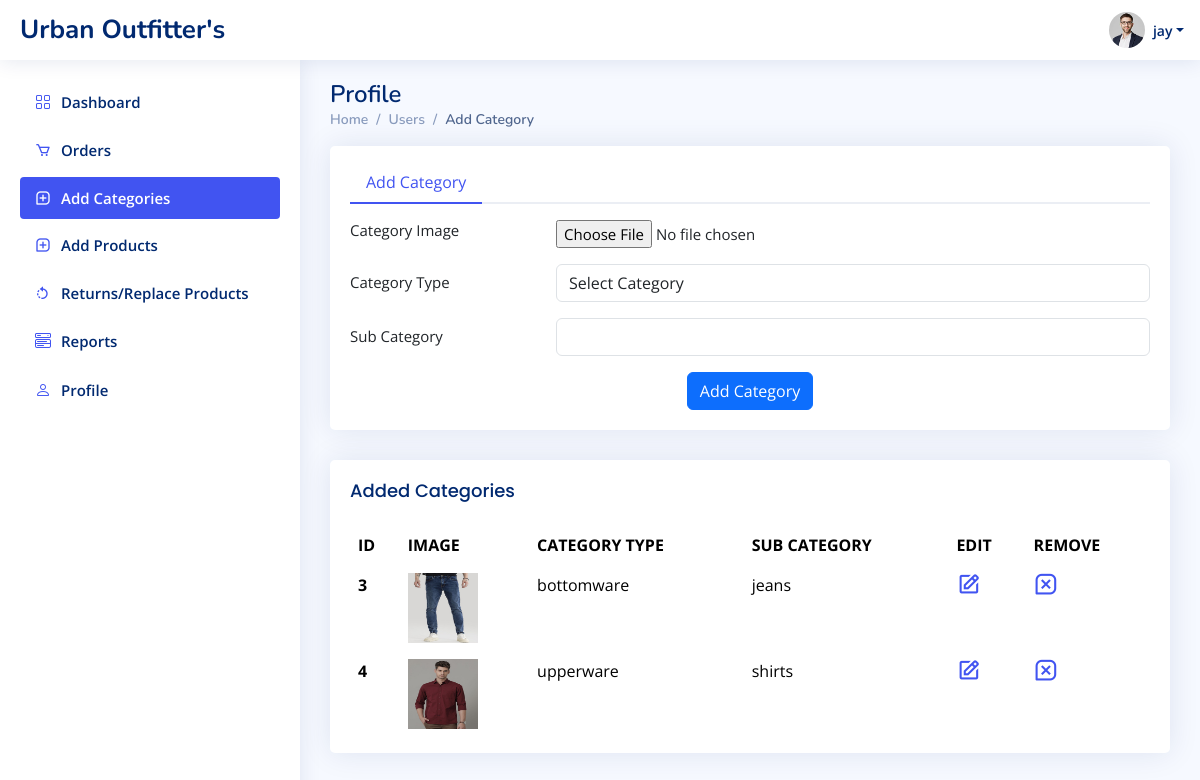
Screenshot of /admin/pages/add_category.php (signed in) with the database file from the repository.
### tables this page shows
CREATE TABLE `product_sub_category` (
  `sub_category_id` int(5) NOT NULL,
  `category_id` int(5) NOT NULL,
  `sub_category_name` varchar(50) NOT NULL,
  `sub_category_image` varchar(255) NOT NULL,
  `date` date NOT NULL,
  `is_deleted` tinyint(1) DEFAULT 0
);

CREATE TABLE `product_category` (
  `category_id` int(5) NOT NULL,
  `category` varchar(20) NOT NULL
);

### admin/pages/add_category.php (the view, shortened to what this page needs)
<?php
include_once("../connection.php");
?>
<!DOCTYPE html>
<html lang="en">
<head>
    <link href="../assets//vendor/bootstrap/css/bootstrap.min.css" rel="stylesheet">
    <link href="../assets/vendor/bootstrap-icons/bootstrap-icons.css" rel="stylesheet">
    <link href="../assets/vendor/boxicons/css/boxicons.min.css" rel="stylesheet">
    <link href="../assets/vendor/quill/quill.snow.css" rel="stylesheet">
    <link href="../assets/vendor/quill/quill.bubble.css" rel="stylesheet">
    <link href="../assets/vendor/remixicon/remixicon.css" rel="stylesheet">
    <link href="../assets/vendor/simple-datatables/style.css" rel="stylesheet">
    <link href="../assets/css/style.css" rel="stylesheet">
</head>
<body>
    <?php
    include_once('../include/admin_header.php');
    ?>
    <?php
    include_once('../include/admin_sidebar.php');
    ?>
    <main id="main" class="main">
        <div class="pagetitle">
            <h1>Profile</h1>
            <nav>
                <ol class="breadcrumb">
                    <li class="breadcrumb-item"><a href="index.php">Home</a></li>
                    <li class="breadcrumb-item">Users</li>
                    <li class="breadcrumb-item active">Add Category</li>
                </ol>
            </nav>
        </div>
        <section class="section profile">
            <div class="row">
                <div class="col-xl-12">
                    <div class="card">
                        <div class="card-body pt-3">
                            <ul class="nav nav-tabs nav-tabs-bordered">
                                <li class="nav-item">
                                    <button class="nav-link active" data-bs-toggle="tab" data-bs-target="#profile-overview">Add Category</button>
                                </li>
                            </ul>
                            <div class="tab-content pt-2">
                                <div class="tab-pane fade show active profile-overview" id="profile-overview">
                                    <form method="post" action="sub_category_impl.php" enctype="multipart/form-data">
                                        <div class="row mb-3">
                                            <label for="profileImage" class="col-md-4 col-lg-3 col-form-label">Category Image</label>
                                            <div class="col-md-8 col-lg-9">
                                                <div class="pt-2">
                                                    <input type="file" name="category_image" id="">
                                                </div>
                                            </div>
                                        </div>
                                        <div class="row mb-3">
                                            <label for="category_type" class="col-md-4 col-lg-3 col-form-label">Category Type</label>
                                            <div class="col-md-8 col-lg-9">
                                                <select name="category_type" id="categoryType" class="form-control">
                                                    <option selected>Select Category</option>
                                                </select>
                                            </div>
                                        </div>
                                        <div class="row mb-3">
                                            <label for="fullName" class="col-md-4 col-lg-3 col-form-label">Sub Category</label>
                                            <div class="col-md-8 col-lg-9">
                                                <input name="sub_category" type="text" class="form-control" id="fullName" value="">
                                            </div>
                                        </div>
                                        <div class="text-center">
                                            <button type="submit" class="btn btn-primary" name="submit">Add Category</button>
                                        </div>
                                    </form>
                                </div>
                            </div>
                        </div>
                    </div>
                </div>
        </section>
        <div class="col-12">
            <div class="card top-selling overflow-auto">
                <div class="card-body pb-0">
                    <h5 class="card-title">Added Categories</h5>
                    <table class="table table-borderless">
                        <thead>
                            <tr>
                                <th scope="col">ID</th>
                                <th scope="col">IMAGE</th>
                                <th scope="col">CATEGORY TYPE</th>
                                <th scope="col">SUB CATEGORY</th>
                                <th scope="col">EDIT</th>
                                <th scope="col">REMOVE</th>
                            </tr>
                        </thead>
                        <tbody>
                            <?php
                            $selected_categories = mysqli_query($conn, "SELECT product_sub_category.*, product_category.category
                                            FROM product_sub_category
                                            JOIN product_category ON product_sub_category.category_id = product_category.category_id
                                            WHERE product_sub_category.is_deleted = 0");
                            if (mysqli_num_rows($selected_categories) > 0) {
                                while ($row = mysqli_fetch_assoc($selected_categories)) {
                            ?>
                                    <tr>
                                        <th><?php echo $row['sub_category_id']; ?></th>
                                        <th scope="row"><img src="../uploaded_images/category/<?php echo $row['sub_category_image']; ?>" alt="Category Image not load" style="height: 70px; width: 70px;"></th>
                                        <td><?php echo $row['category']; ?></td>
                                        <td><?php echo $row['sub_category_name']; ?></td>
                                        <td>
                                            <a href="./update_category.php?edit=<?php echo $row['sub_category_id']; ?>" style="height: 50px;">
                                                <i class='bx bx-edit bx-sm'></i>
                                            </a>
                                        </td>
                                        <td>
                                            <a href="./add_category.php?delete=<?php echo $row['sub_category_id']; ?>" style="height: 50px;">
                                                <i class='bx bx-message-square-x bx-sm'></i>
                                            </a>
                                        </td>
                                    </tr>
                            <?php
                                }
                            }
                            ?>
                        </tbody>
                    </table>
                </div>
            </div>
        </div>
    </main>
</body>
</html>

### admin/include/admin_header.php (shortened to what this page needs)
<header id="header" class="header fixed-top d-flex align-items-center">
    <div class="d-flex align-items-center justify-content-between">
        <a href="index.php" class="logo d-flex align-items-center">
            <span class="d-none d-lg-block">Urban Outfitter's</span>
        </a>
    </div>
    <nav class="header-nav ms-auto">
        <ul class="d-flex align-items-center">
            <li class="nav-item dropdown pe-3">
                <?php
                if (isset($_SESSION['admin_name'])) {
                ?>
                    <a class="nav-link nav-profile d-flex align-items-center pe-0" href="#" data-bs-toggle="dropdown">
                        <img src="../assets/img/profile-img.jpg" alt="Profile" class="rounded-circle">
                        <span class="d-none d-md-block dropdown-toggle ps-2"><?php echo "$_SESSION[admin_name]"; ?></span>
                    </a>
                <?php
                }
                ?>
            </li>
        </ul>
    </nav>
</header>

### admin/include/admin_sidebar.php
<aside id="sidebar" class="sidebar">
    <ul class="sidebar-nav" id="sidebar-nav">
        <li class="nav-item">
            <a class="nav-link <?= (basename($_SERVER['PHP_SELF']) == 'index.php') ? 'active' : ''; ?>" href="admin_index.php">
                <i class="bi bi-grid"></i>
                <span>Dashboard</span>
            </a>
        </li>
        <li class="nav-item">
            <a class="nav-link <?= (basename($_SERVER['PHP_SELF']) == 'orders.php') ? 'active' : ''; ?>" href="orders.php">
                <i class='bx bx-cart'></i><span>Orders</span></i>
            </a>
        </li>
        <li class="nav-item">
            <a class="nav-link <?= (basename($_SERVER['PHP_SELF']) == 'add_category.php') ? 'active' : ''; ?>" href="add_category.php">
                <i class='bx bx-message-square-add'></i><span>Add Categories</span></i>
            </a>
        </li>
        <li class="nav-item">
            <a class="nav-link <?= (basename($_SERVER['PHP_SELF']) == 'add_products.php') ? 'active' : ''; ?>" href="add_products.php">
                <i class='bx bx-message-square-add'></i><span>Add Products</span></i>
            </a>
        </li>
        <li class="nav-item">
            <a class="nav-link <?= (basename($_SERVER['PHP_SELF']) == 'returns_replace.php') ? 'active' : ''; ?>" href="returns_replace.php">
                <i class='bx bx-rotate-left'></i><span>Returns/Replace Products</span></i>
            </a>
        </li>
        <li class="nav-item">
            <a class="nav-link <?= (basename($_SERVER['PHP_SELF']) == 'reports.php') ? 'active' : ''; ?>" href="reports.php">
                <i class="bi bi-menu-button-wide"></i><span>Reports</span></i>
            </a>
        </li>
        <li class="nav-item">
            <a class="nav-link <?= (basename($_SERVER['PHP_SELF']) == 'admin_profile.php') ? 'active' : ''; ?>" href="admin_profile.php">
                <i class="bi bi-person"></i>
                <span>Profile</span>
            </a>
        </li>
    </ul>
</aside>

### admin/assets/css/style.css (style rules this page uses)
:root { scroll-behavior: smooth; }
body { font-family: "Open Sans", sans-serif; background: #f6f9ff; color: #444444; }
a { color: #4154f1; text-decoration: none; }
h1, h2, h3, h4, h5, h6 { font-family: "Nunito", sans-serif; }
#main { margin-top: 60px; padding: 20px 30px; transition: all 0.3s; }
.pagetitle { margin-bottom: 10px; }
.pagetitle h1 { font-size: 24px; margin-bottom: 0; font-weight: 600; color: #012970; }
.card { margin-bottom: 30px; border: none; border-radius: 5px; box-shadow: 0px 0 30px rgba(1, 41, 112, 0.1); }
.card-title { padding: 20px 0 15px 0; font-size: 18px; font-weight: 500; color: #012970; font-family: "Poppins", sans-serif; }
.card-body { padding: 0 20px 20px 20px; }
.breadcrumb { font-size: 14px; font-family: "Nunito", sans-serif; color: #899bbd; font-weight: 600; }
.breadcrumb a { color: #899bbd; transition: 0.3s; }
.breadcrumb .breadcrumb-item::before { color: #899bbd; }
.breadcrumb .active { color: #51678f; font-weight: 600; }
.nav-tabs-bordered { border-bottom: 2px solid #ebeef4; }
.nav-tabs-bordered .nav-link { margin-bottom: -2px; border: none; color: #2c384e; }
.nav-tabs-bordered .nav-link.active { background-color: #fff; color: #4154f1; border-bottom: 2px solid #4154f1; }
.logo { line-height: 1; }
@media (min-width: 1200px) { .logo { width: 280px; } }
.logo span { font-size: 26px; font-weight: 700; color: #012970; font-family: "Nunito", sans-serif; }
.header { transition: all 0.5s; z-index: 997; height: 60px; box-shadow: 0px 2px 20px rgba(1, 41, 112, 0.1); background-color: #fff; padding-left: 20px; }
.header-nav ul { list-style: none; }
.header-nav>ul { margin: 0; padding: 0; }
.header-nav .nav-profile { color: #012970; }
.header-nav .nav-profile img { max-height: 36px; }
.header-nav .nav-profile span { font-size: 14px; font-weight: 600; }
.sidebar { position: fixed; top: 60px; left: 0; bottom: 0; width: 300px; z-index: 996; transition: all 0.3s; padding: 20px; overflow-y: auto; scrollbar-width: thin; scrollbar-color: #aab7cf transparent; box-shadow: 0px 0px 20px rgba(1, 41, 112, 0.1); background-color: #fff; }
@media (min-width: 1200px) { #main, #footer { margin-left: 300px; } }
.sidebar-nav { padding: 0; margin: 0; list-style: none; }
.sidebar-nav li { padding: 0; margin: 0; list-style: none; }
.sidebar-nav .nav-item { margin-bottom: 5px; }
.sidebar-nav .nav-link { display: flex; align-items: center; font-size: 15px; font-weight: 600; color: #012970; transition: 0.3; padding: 10px 15px; border-radius: 4px; }
.sidebar-nav .nav-link i { font-size: 16px; margin-right: 10px; color: #4154f1; }
.sidebar-nav .nav-link.active { color: #fff; background-color: #4154f1; }
.sidebar-nav .nav-link.active i { color: #fff; }
.profile .profile-overview .row { margin-bottom: 20px; font-size: 15px; }

### rows the page displays
product_sub_category: sub_category_id "3", sub_category_image (picture), category.category "bottomware", sub_category_name "jeans"
product_sub_category: sub_category_id "4", sub_category_image (picture), category.category "upperware", sub_category_name "shirts"

### other values shown
$_SESSION[admin_name] "jay"
